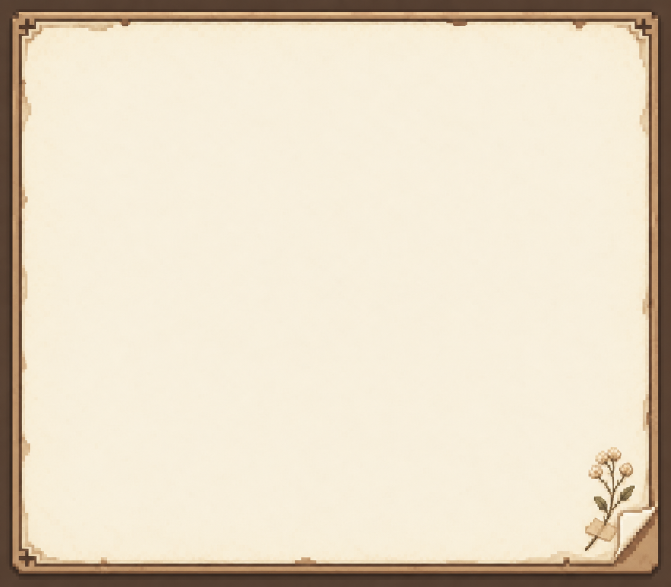
#> input picture deploy/model_sources/entryway/paper_notebook_base.png, 1341 x 1173 px, found by its file name (shown at 1/2 size)
$ python build_bulletin_paper_assets.py
#> lines starting #> are read from the running program, lines starting #| are printed output that depends on the picture
#!/usr/bin/env python3
"""Build the notebook editor background; notice paper models come from BBModel."""
from pathlib import Path
from PIL import Image

ROOT = Path(__file__).resolve().parents[2]
ASSETS = ROOT / "src/main/resources/assets/pastoral_home"
SOURCE = ROOT / "tools/deploy/model_sources/entryway/paper_notebook_base.png"


def make_gui():
    if not SOURCE.is_file():
        raise FileNotFoundError(f"missing authored parchment base {SOURCE}")
    image = Image.open(SOURCE).convert("RGBA").resize((256, 224), Image.Resampling.LANCZOS)
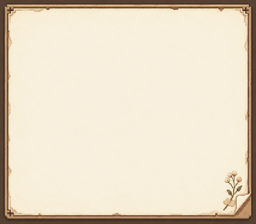
#> image: PIL image 256x224 RGBA; mean R, G, B, A 228.3, 216.2, 195.7, 255
    output = ASSETS / "textures/gui/paper_notebook.png"
    output.parent.mkdir(parents=True, exist_ok=True)
    image.save(output)


if __name__ == "__main__":
    make_gui()
    print("Generated notebook editor background; notice paper geometry is imported from its BBModel source.")

$ run again, with tmp/v2_iso.png copied over deploy/model_sources/entryway/paper_notebook_base.png
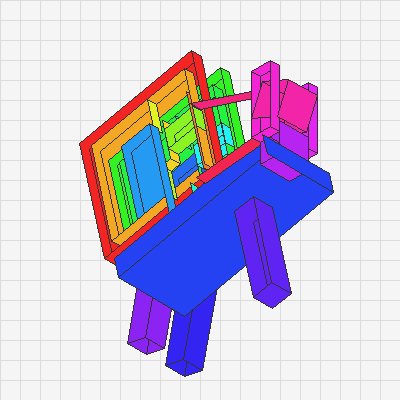
#> input picture tmp/v2_iso.png, 400 x 400 px, found by its file name
#> in make_gui, `image = Image.open(SOURCE).convert("RGBA").resize((256, 224), Image.Re..`:
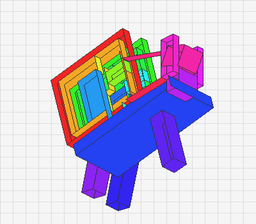
#> image: PIL image 256x224 RGBA; mean R, G, B, A 200.2, 193.4, 218.4, 255
